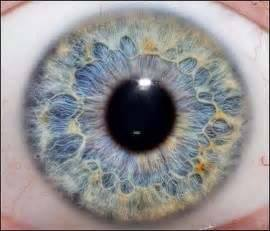
%> input picture Test/eye2.jpg, 270 x 231 px
$ octave iris.m   (GNU Octave 9; MATLAB toolbox functions it lacks are replaced by stand-ins)
%> lines starting %> are read from the running program, lines starting %| are printed output that depends on the picture; in (x1, y1, x2, y2) boxes, pixels count from 0 and x2, y2 are one past the last pixel; in counts of white or black regions, pixels touching at a corner belong together; the program's own positions count from 1
% Iris Detection: An Ideal Scenario

% In this project we explore the underlying concepts that bring about a
% naive implementation for iris detection. For this, we explore an ideal
% scenario where there is no blurring, obstructions (eyelids,lashes,etc),
% minimal glare, no misalignment of pupil and iris, and high quality. This
% case is presented in the file 'eye3.jpg'.

clear; clc;
image = imread('eye2.jpg');
%> image is the input picture: size 231x270x3 uint8; mean R, G, B 147.4, 144.6, 146.5

% Grayscaling is required for the rest of matlab functions
gray = rgb2gray(image);
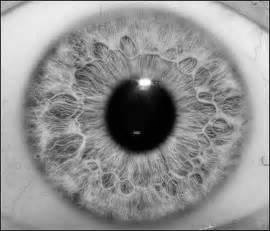
%> gray: size 231x270 uint8; min 0, max 254, mean 145.7

%%%%%%%%%%%%%%%%%%%%%%%%%%%% Iris Segmentation %%%%%%%%%%%%%%%%%%%%%%%%%%%%

% Iris segmentation can be explained briefly as determining the boundaries
%   of the iris and pupil to obtain a donut shape that will be encoded.

% Smoothing with a gaussian filter is needed to determine 'true' edges
%   In this context, 'true' edges simply means 'discernable by humans'
%   which, for the case of iris detection, is the circles of iris and pupil
smoothed_im = imgaussfilt(gray,6.5);
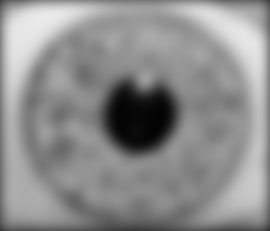
%> smoothed_im: size 231x270 uint8; min 3, max 233, mean 141.6

% imfindcircles() uses circular Hough transform to determine circles
%   based off of radius thresholds(DEPENDENT ON IMAGE)

% Finding pupil boundaries
Rmin = 30;
Rmax = 50;
[centers_pupil, radii_pupil] = imfindcircles(smoothed_im,[Rmin Rmax],'ObjectPolarity','dark');
%> centers_pupil = [141.5 116.2; 73.45 83.88]; radii_pupil = [36.07; 46.58]

% Finding iris boundaries
Rmin = 50;
Rmax = 118;
[centers_iris, radii_iris] = imfindcircles(smoothed_im,[Rmin Rmax],'ObjectPolarity','dark');
%> centers_iris = [118 108.1]; radii_iris = 102

% Display results in steps
figure(1);
subplot(2,3,1);
imshow(image);
title('original');
subplot(2,3,2);
imshow(gray);
title('grayscaled');
subplot(2,3,3);
imshow(smoothed_im);
title('Gaussian smoothed');
subplot(2,3,4);
imshow(smoothed_im);
viscircles(centers_pupil, radii_pupil,'Color','b');
title('finding pupil bounds');
subplot(2,3,5);
imshow(smoothed_im);
viscircles(centers_pupil(1,:), radii_iris(1,:),'Color','b');
title('finding iris bounds');
subplot(2,3,6);
imshow(image);
viscircles(centers_pupil, radii_pupil,'Color','b');
viscircles(centers_pupil(1,:), radii_iris(1,:),'Color','b');
title('segmentated image');

%%%%%%%%%%%%%%% Daugman Rubbersheet Modeling/Normalization %%%%%%%%%%%%%%%%

% Daugman Rubbersheet Modeling is a type of normalization that can be
%   briefly described as taking the donut shape of the segmentated iris
%   and converting it into a rectangular form to be used for
%   normalization/encoding. Essentially, cut the donut from 0 degrees along
%   the horizontal until the pupil boundary is reached. Then you can
%   "unravel" the donut into a rectangular form!

% The first step in this process is to actually change pixel values of our
%   image based off the boundaries found in the segmentation step. This will
%   serve as markers in a later suppression step to properly store the iris
%   spectrum pixels into a rectangular format.

dummy_image = rgb2gray(imread('eye2.jpg'));

figure(2);
subplot(2,2,1);
imshow(dummy_image);
title('original');

center_pupil = ceil(centers_pupil);
%> center_pupil = [142 117; 74 84]
x_pupil = center_pupil(2);
%> x_pupil = 74
y_pupil = center_pupil(1);
%> y_pupil = 142

theta = [0: pi/1000 : 2*pi];
xcoords_pupil = ceil(radii_pupil) * cos(theta) + x_pupil;
%> xcoords_pupil = 2001 columns, first 8: [111 111 111 111 111 111 111 111; 121 121 121 121 121 121 121 121]
ycoords_pupil = ceil(radii_pupil) * sin(theta) + y_pupil;
%> ycoords_pupil = 2001 columns, first 8: [142 142.1 142.2 142.3 142.5 142.6 142.7 142.8; 142 142.1 142.3 142.4 142.6 142.7 142.9 143]

for i = 1:size(xcoords_pupil,2)
    dummy_image(ceil(xcoords_pupil(i)),ceil(ycoords_pupil(i))) = 255;
end
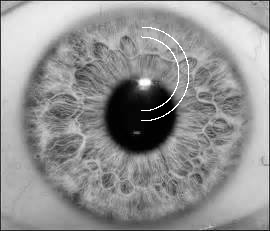
%> dummy_image: size 231x270 uint8; 0.51% of pixels changed, all inside (x1, y1, x2, y2) = (141, 27, 189, 121)

center_iris = ceil(centers_pupil);
%> center_iris = [142 117; 74 84]
x_iris = center_iris(2);
%> x_iris = 74
y_iris = center_iris(1);
%> y_iris = 142

theta = [0: pi/2000 : 2*pi];
xcoords_iris = ceil(radii_iris(1)) * cos(theta) + x_iris;
%> xcoords_iris = 4001 values, max 176 at index 1, min -28 at index 2001, mean 74.03
ycoords_iris = ceil(radii_iris(1)) * sin(theta) + y_iris;
%> ycoords_iris = 4001 values, max 244 at index 1001, min 40 at index 3001, mean 142

for i = 1:size(xcoords_iris,2)
%> (the run ends here)
